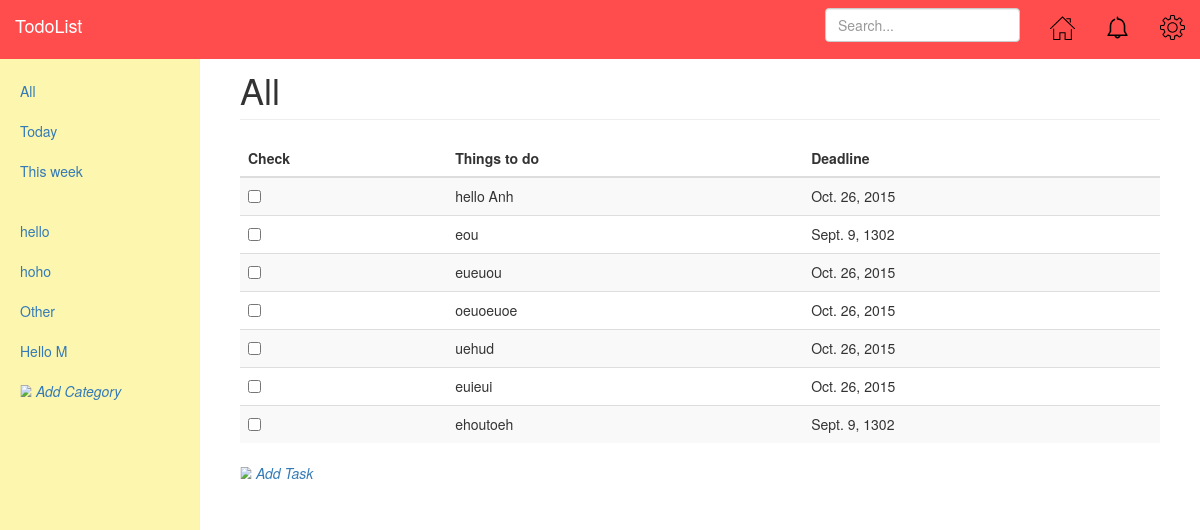
The app's page /app/ with its own data.
### ToDoListApp/models.py (models this page shows, shortened)
class Category(models.Model):
    name = models.CharField(max_length=128, unique=True)
    slug = models.SlugField(unique=True)

class Task(models.Model):
    category = models.ForeignKey(Category)
    name = models.CharField(max_length=128)
    isFinished = models.BooleanField(default=False)
    deadline = models.DateField()

### ToDoListApp/views.py (the view)
def index(request):
    category_list = Category.objects.all()
    task_list = Task.objects.all()
    context_dict = {'categories': category_list,
                    'tasks': task_list,
                    'category_name_slug': "other",
                    'header': "All",
                    }
    return render(request, 'category.html', context_dict)

### templates/category.html
{% extends 'base.html' %}
{% load staticfiles %}
{% block body_block %}
    {% if tasks %}
        <div class="table-responsive">
        <table class="table table-striped">
            <thead>
            <tr>
                <th>Check</th>
                <th>Things to do</th>
                <th>Deadline</th>
            </tr>
            </thead>
            <tbody>
            {% for task in tasks %}
                <tr>
                    <td><input type="checkbox" name="thing"></td>
                    <td>{{ task.name }}</td>
                    <td>{{ task.deadline }}</td>
                </tr>
            {% endfor %}
            </tbody>
        </table>
    {% else %}
        <p><strong>No tasks currently in category.</strong></p>
    {% endif %}
<a href="/app/category/{{ category_name_slug }}/add_task/">
    <svg height="12" width="12" xmlns="http://www.w3.org/2000/svg"
         xmlns:xlink="http://www.w3.org/1999/xlink">
        <image height="12" width="12" xlink:href="{% static "icons/add_icon.svg" %}"/>
    </svg>
    <i>Add Task</i>
</a>
</div>
{% endblock %}

### templates/base.html (shortened to what this page needs)
<!DOCTYPE html>
<html lang="en">
{% load staticfiles %}
<head>
    <link rel="stylesheet" href="{% static "css/bootstrap.min.css" %}" type="text/css">
    <link rel="stylesheet" href="{% static "css/style.css" %}" type="text/css"/>
</head>
<body>
<nav class="navbar navbar-inverse navbar-fixed-top">
    <div class="container-fluid">
        <div class="navbar-header">
            <a class="navbar-brand" href="#">TodoList</a>
        </div>
        <div id="navbar" class="navbar-collapse collapse">
            <ul class="nav navbar-nav navbar-right">
                <li><a href="/app/">
                    <svg height="25" width="25" xmlns="http://www.w3.org/2000/svg"
                         xmlns:xlink="http://www.w3.org/1999/xlink">
                        <image height="25" width="25" xlink:href="{% static "icons/home_icon.svg" %}"/>
                    </svg>
                </a></li>
                <li><a href="#">
                    <svg height="25" width="25" xmlns="http://www.w3.org/2000/svg"
                         xmlns:xlink="http://www.w3.org/1999/xlink">
                        <image height="25" width="25" xlink:href="{% static "icons/notification_icon.svg" %}"/>
                    </svg>
                </a>
                </li>
                <li class="dropdown">
                    <a href="#" class="dropdown-toggle" data-toggle="dropdown" role="button" aria-haspopup="true"
                       aria-expanded="false">
                        <svg height="25" width="25" xmlns="http://www.w3.org/2000/svg"
                             xmlns:xlink="http://www.w3.org/1999/xlink">
                            <image height="25" width="25" xlink:href="{% static "icons/setting_icon.svg" %}"/>
                        </svg>
                    </a>
                </li>
            </ul>
            <form class="navbar-form navbar-right">
                <input type="text" class="form-control" placeholder="Search...">
            </form>
        </div>
    </div>
</nav>
<div class="container-fluid">
    <div class="row">
        <div class="col-sm-3 col-md-2 sidebar">
            <ul class="nav nav-sidebar">
                <li><a href="/app/">All<span class="sr-only">(current)</span></a></li>
                <li><a href="#">Today</a></li>
                <li><a href="#">This week</a></li>
            </ul>
            <ul class="nav nav-sidebar">
                {% if categories %}
                    {% for category in categories %}
                        <li><a href="/app/category/{{ category.slug }}">{{ category.name }}</a></li>
                    {% endfor %}
                {% else %}
                    <li><strong>There are no categories present.</strong></li>
                {% endif %}
                <li>
                    <a href="/app/add_category/">
                        <svg height="12" width="12" xmlns="http://www.w3.org/2000/svg"
                             xmlns:xlink="http://www.w3.org/1999/xlink">
                            <image height="12" width="12" xlink:href="{% static "icons/add_icon.svg" %}"/>
                        </svg>
                        <i>Add Category</i>
                    </a>
                </li>
            </ul>
        </div>
        <div class="col-sm-9 col-sm-offset-3 col-md-10 col-md-offset-2 main">
            <h1 class="page-header">{{ header }}</h1>
            {% block body_block %}
            {% endblock %}
        </div>
    </div>
</div>
</body>
</html>

### static/css/style.css (style rules this page uses)
body { padding-top: 50px; background-color: transparent; }
.navbar-header .navbar-brand { color: black; }
.navbar-fixed-top { border: 0; background-color: #FF4D4D; }
.sidebar { display: none; }
@media (min-width: 768px) { .sidebar { position: fixed; top: 51px; bottom: 0; left: 0; z-index: 1000; display: block; padding: 20px; overflow-x: hidden; overflow-y: auto; background-color: #fdf6af; border-right: 1px solid #eee; } }
.nav-sidebar { margin-right: -21px; margin-bottom: 20px; margin-left: -20px; }
.nav-sidebar > li > a { padding-right: 20px; padding-left: 20px; }
.main { padding: 20px; }
@media (min-width: 768px) { .main { padding-right: 40px; padding-left: 40px; } }
.main .page-header { margin-top: 0; }

### records on screen
Category: name "hello"
Category: name "hoho"
Category: name "Other"
Category: name "Hello M"
Task: name "hello Anh", deadline "Oct. 26, 2015"
Task: name "eou", deadline "Sept. 9, 1302"
Task: name "eueuou", deadline "Oct. 26, 2015"
Task: name "oeuoeuoe", deadline "Oct. 26, 2015"
Task: name "uehud", deadline "Oct. 26, 2015"
Task: name "euieui", deadline "Oct. 26, 2015"
Task: name "ehoutoeh", deadline "Sept. 9, 1302"

### other values on screen
{{ header }} "All"
